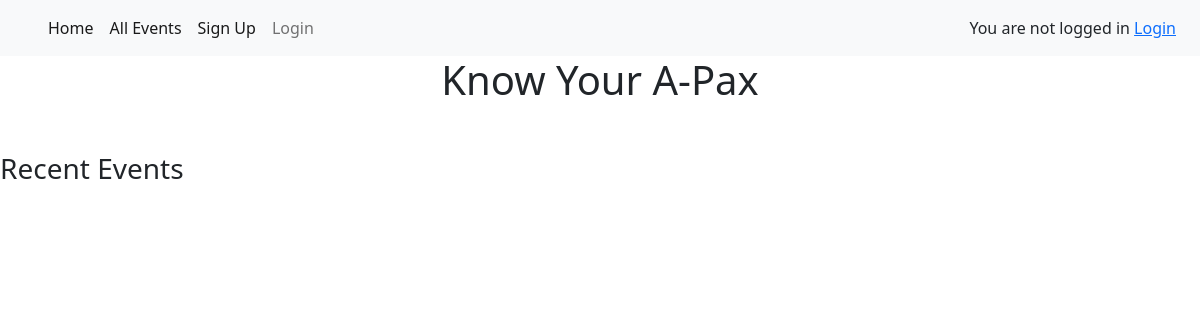
Before: / with the older database file.
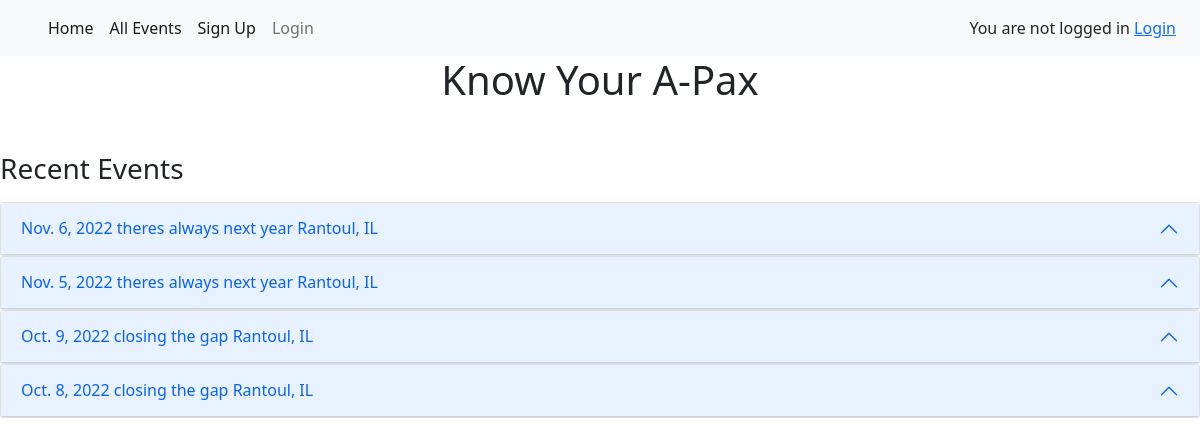
After: the same page with the newer database file.
### autocross/models.py (models this page shows)
class Event(models.Model):
    event_id = models.AutoField(primary_key=True)
    date = models.DateField(unique=True)
    location = models.CharField(max_length=50)
    name = models.CharField(max_length=100)

### autocross/views.py (the view)
# urls.py: 2. Add a URL to urlpatterns:  path('', views.home, name='home')
def home(request):
    all_events = Event.objects.all().order_by('-date')#finds all events, sorts in descending order aka most recent date first
    num_events=4
    all_data = []
    for event in all_events[:num_events]:
        runs = Best_run_data.objects.select_related('run_id__event_id').filter(run_id__event_id__event_id=event.event_id)
        pax_runs = Best_run_data.objects.select_related('run_id__event_id').filter(run_id__event_id__event_id=event.event_id).order_by('pax_diff_first')
        all_data.append((event,runs,pax_runs))
    context = {'all_data':all_data}
    return render(request, 'autocross/home.html', context = context)

### autocross/templates/autocross/home.html (shortened to what this page needs)
<html lang="en">
<head>
    <link href="https://cdn.jsdelivr.net/npm/bootstrap@5.2.2/dist/css/bootstrap.min.css" rel="stylesheet">
    <link rel="stylesheet" type="text/css" href="https://cdn.jsdelivr.net/npm/bootstrap@5.0.2/dist/css/bootstrap.min.css"/>
    <link rel = "stylesheet" type = "text/css" href = "https://cdn.datatables.net/1.11.5/css/jquery.dataTables.min.css"/>
</head>
<body>
    {% extends "base.html" %}
    {% block below %}
    <h1><center>Know Your A-Pax</center></h1>
<br>
<p class="text-left"><h3>Recent Events</h3></p>
{% for event,runs,pax_runs in all_data %}
<div class="accordion" id="accordionExample">
  <div class="accordion-item">
    <h2 class="accordion-header" id="headingOne">
      <button class="accordion-button" type="button" data-bs-toggle="collapse" data-bs-target="#collapseOne{{ forloop.counter }}" aria-expanded="true" aria-controls="collapseOne">
        {{event.date}} {{event.name}} {{event.location}}
      </button>
    </h2>
      </div>
    </div>
{%endfor%}
</body>
</html>
{% endblock %}

### templates/base.html (shortened to what this page needs)
<nav class="navbar navbar-expand-lg navbar-light bg-light">
    <div class="container-fluid">
      <div class="collapse navbar-collapse" id="navbarSupportedContent">
        <ul class="navbar-nav me-auto mb-2 mb-lg-0">
          <li class="nav-item">
            <a class="nav-link active" aria-current="page" id="navHome" href="{% url 'autocross:home' %}">Home</a>
          </li>
          <li class="nav-item">
            <a class="nav-link active" aria-current="page" id="navAllEvents" href="{% url 'autocross:all_events' %}">All Events</a>
          </li>
          {% if user.is_authenticated %}
          {% else %}
          <li class="nav-item">
            <a class="nav-link active" aria-current="page" id="navSignUp" href="{% url 'autocross:signup' %}">Sign Up</a>
          </li>
          {% endif %}
         {% if user.is_authenticated %}
         <li class="nav-item">
            <a class="nav-link" class="debug" id="navLogin" href="{% url 'logout'%}">Log Out</a>
          </li>
         {% else %}
         <li class="nav-item">
            <a class="nav-link" class="debug" id="navLogin" href="{% url 'login'%}">Login</a>
          </li>
        {% endif %}
      </ul>
  <span>
      {% if user.is_authenticated %}
        <h0>Welcome: {{user.get_username}}</h0>
        <a href="{% url 'logout'%}?next={{request.path}}">Logout</a>
        {%else%}
          <h0><right>You are not logged in</right></h0>
          <a href="{% url 'login'%}?next={{request.path}}">Login</a>
      {%endif%}
  </span>
      </div>
  </div>
</nav>
{% block below %}
{% endblock %}

Changed rows visible on the page:
added Event: date "Nov. 6, 2022", name "theres always next year", location "Rantoul, IL"
added Event: date "Nov. 5, 2022", name "theres always next year", location "Rantoul, IL"
added Event: date "Oct. 9, 2022", name "closing the gap", location "Rantoul, IL"
added Event: date "Oct. 8, 2022", name "closing the gap", location "Rantoul, IL"
